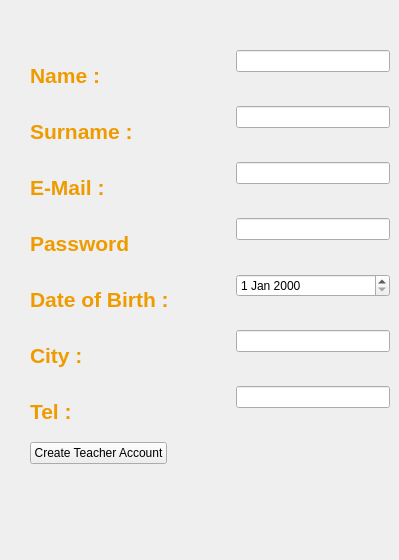
    <widget class="QWidget" name="admin_page">
     <attribute name="title">
      <string>Admin</string>
     </attribute>
     <widget class="QWidget" name="formLayoutWidget">
      <property name="geometry">
       <rect>
        <x>30</x>
        <y>50</y>
        <width>360</width>
        <height>501</height>
       </rect>
      </property>
      <layout class="QFormLayout" name="formLayout">
       <item row="5" column="0">
        <widget class="QLabel" name="label_profile_birth_admin">
         <property name="minimumSize">
          <size>
           <width>200</width>
           <height>50</height>
          </size>
         </property>
         <property name="font">
          <font>
           <pointsize>16</pointsize>
           <weight>75</weight>
           <bold>true</bold>
          </font>
         </property>
         <property name="styleSheet">
          <string notr="true">color: rgb(238, 155, 0);</string>
         </property>
         <property name="text">
          <string>Date of Birth :</string>
         </property>
        </widget>
       </item>
       <item row="8" column="0">
        <widget class="QLabel" name="label_profile_city_admin">
         <property name="minimumSize">
          <size>
           <width>200</width>
           <height>50</height>
          </size>
         </property>
         <property name="font">
          <font>
           <pointsize>16</pointsize>
           <weight>75</weight>
           <bold>true</bold>
          </font>
         </property>
         <property name="styleSheet">
          <string notr="true">color: rgb(238, 155, 0);</string>
         </property>
         <property name="text">
          <string>City :</string>
         </property>
        </widget>
       </item>
       <item row="0" column="0">
        <widget class="QLabel" name="label_profile_name_admin">
         <property name="minimumSize">
          <size>
           <width>200</width>
           <height>50</height>
          </size>
         </property>
         <property name="font">
          <font>
           <pointsize>16</pointsize>
           <weight>75</weight>
           <bold>true</bold>
          </font>
         </property>
         <property name="styleSheet">
          <string notr="true">color: rgb(238, 155, 0);</string>
         </property>
         <property name="text">
          <string>Name :</string>
         </property>
        </widget>
       </item>
       <item row="1" column="0">
        <widget class="QLabel" name="label_profile_surname_admin">
         <property name="minimumSize">
          <size>
           <width>200</width>
           <height>50</height>
          </size>
         </property>
         <property name="font">
          <font>
           <pointsize>16</pointsize>
           <weight>75</weight>
           <bold>true</bold>
          </font>
         </property>
         <property name="styleSheet">
          <string notr="true">color: rgb(238, 155, 0);</string>
         </property>
         <property name="text">
          <string>Surname :</string>
         </property>
        </widget>
       </item>
       <item row="2" column="0">
        <widget class="QLabel" name="label_profile_mail_admin">
         <property name="minimumSize">
          <size>
           <width>200</width>
           <height>50</height>
          </size>
         </property>
         <property name="font">
          <font>
           <pointsize>16</pointsize>
           <weight>75</weight>
           <bold>true</bold>
          </font>
         </property>
         <property name="styleSheet">
          <string notr="true">color: rgb(238, 155, 0);</string>
         </property>
         <property name="text">
          <string>E-Mail :</string>
         </property>
        </widget>
       </item>
       <item row="9" column="0">
        <widget class="QLabel" name="label_profile_tel_admin">
         <property name="minimumSize">
          <size>
           <width>200</width>
           <height>50</height>
          </size>
         </property>
         <property name="font">
          <font>
           <pointsize>16</pointsize>
           <weight>75</weight>
           <bold>true</bold>
          </font>
         </property>
         <property name="styleSheet">
          <string notr="true">color: rgb(238, 155, 0);</string>
         </property>
         <property name="text">
          <string>Tel :</string>
         </property>
        </widget>
       </item>
       <item row="3" column="0">
        <widget class="QLabel" name="label_profile_birth_admin_2">
         <property name="minimumSize">
          <size>
           <width>200</width>
           <height>50</height>
          </size>
         </property>
         <property name="font">
          <font>
           <pointsize>16</pointsize>
           <weight>75</weight>
           <bold>true</bold>
          </font>
         </property>
         <property name="styleSheet">
          <string notr="true">color: rgb(238, 155, 0);</string>
         </property>
         <property name="text">
          <string>Password</string>
         </property>
        </widget>
       </item>
       <item row="0" column="1">
        <widget class="QLineEdit" name="teacher_name_admin"/>
       </item>
       <item row="1" column="1">
        <widget class="QLineEdit" name="teache_surname_admin"/>
       </item>
       <item row="2" column="1">
        <widget class="QLineEdit" name="teacher_email_admin"/>
       </item>
       <item row="3" column="1">
        <widget class="QLineEdit" name="teacher_password_admin"/>
       </item>
       <item row="5" column="1">
        <widget class="QDateEdit" name="teacher_birthdate_admin"/>
       </item>
       <item row="8" column="1">
        <widget class="QLineEdit" name="teacher_city_admin"/>
       </item>
       <item row="9" column="1">
        <widget class="QLineEdit" name="teacher_tel_admin"/>
       </item>
       <item row="10" column="0">
        <widget class="QPushButton" name="create_teacher_account_button">
         <property name="text">
          <string>Create Teacher Account</string>
         </property>
        </widget>
       </item>
      </layout>
     </widget>
    </widget>
